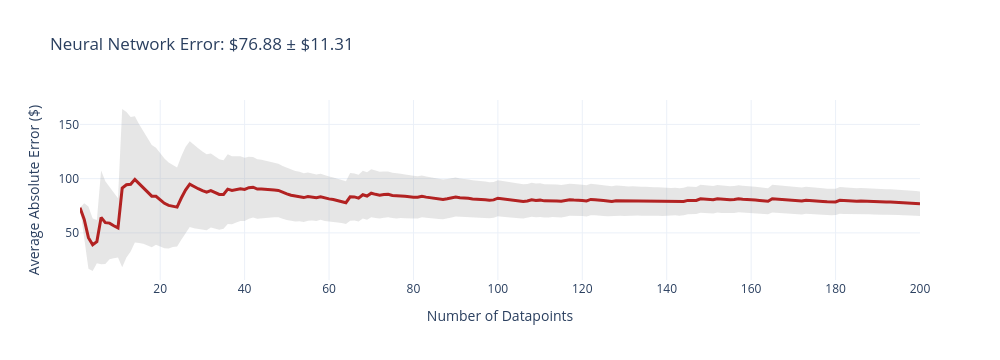
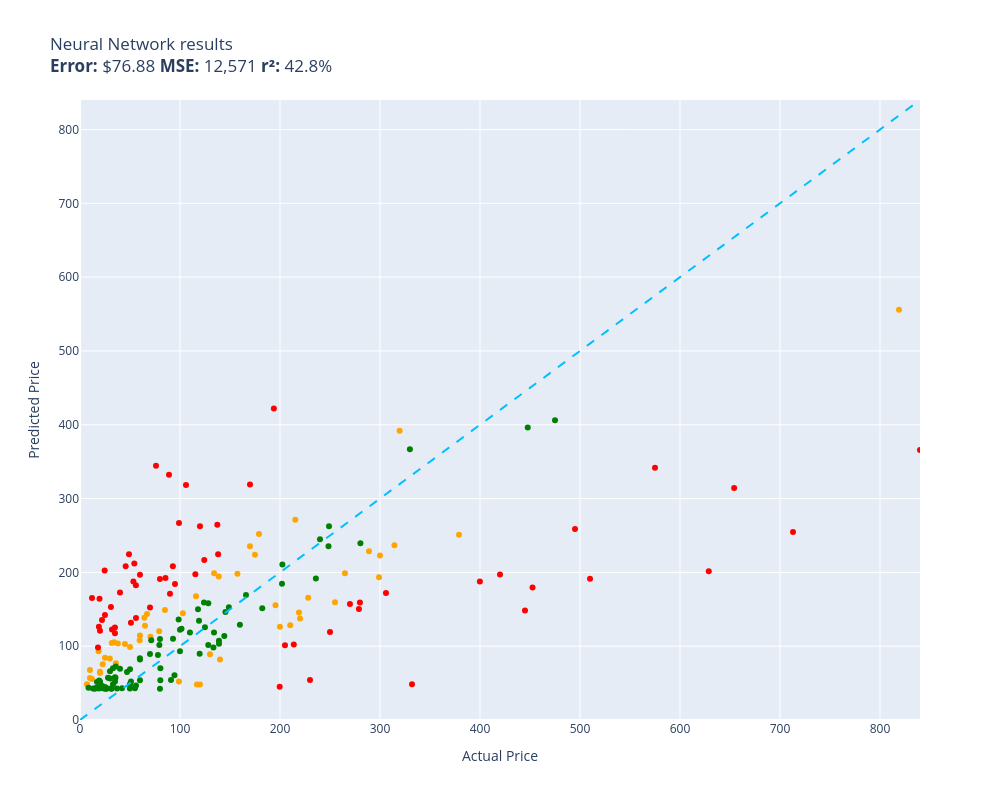

The code cell stored with these charts, in order, in its notebook:
### Code cell
evaluate(neural_network, test)

### Figure 1 — Plotly figure (JSON) as saved in the notebook; plotly's stock layout.template omitted (floating-point values rounded to 4 significant figures; data arrays with more than 128 entries replaced by an {"elided": "..."} marker saying what was removed)
{"data": [{"fill": "toself", "fillcolor": "rgba(128,128,128,0.2)", "hoverinfo": "skip", "line": {"color": "rgba(255,255,255,0)"}, "name": "95% CI", "showlegend": false, "type": "scatter", "x": {"elided": "400 int values"}, "y": {"elided": "400 float values"}}, {"customdata": {"elided": "200x1 float values"}, "hovertemplate": "n=%{x}<br>Avg Error=$%{y:,.2f}<br>±95% CI=$%{customdata[0]:,.2f}<extra></extra>", "line": {"color": "firebrick", "width": 3}, "mode": "lines", "name": "Cumulative Avg Error", "type": "scatter", "x": {"elided": "200 int values"}, "y": {"elided": "200 float values"}}], "layout": {"height": 360, "showlegend": false, "title": {"text": "Neural Network Error: $76.88 ± $11.31"}, "width": 1000, "xaxis": {"title": {"text": "Number of Datapoints"}}, "yaxis": {"title": {"text": "Average Absolute Error ($)"}}}}

### Figure 2 — Plotly figure (JSON) as saved in the notebook; plotly's stock layout.template omitted (floating-point values rounded to 4 significant figures)
{"data": [{"customdata": [["Old Blood Noise Excess V2 Distortion Cho...\nGuess=$145.79 Actual=$219.00"], ["telpo Headlight Assembly Fit For 15 Camr...\nGuess=$167.60 Actual=$115.99"], ["Stand for Raven Pro Document Scanner - P...\nGuess=$83.25 Actual=$29.85"], ["ACDelco GM Original Equipment FW339 Fron...\nGuess=$271.29 Actual=$215.33"], ["Metabo HPT 36V MultiVolt™ Cordless Rotar...\nGuess=$251.10 Actual=$379.00"], ["Panasonic KX-TG6511B DECT 6.0 PLUS Expan...\nGuess=$120.13 Actual=$79.20"], ["APS iBoard 6-inch Aluminum (Black Powder...\nGuess=$128.45 Actual=$210.23"], ["HK SYSTEMS 13\" Heavy Duty Black \"Push\" O...\nGuess=$148.88 Actual=$84.95"], ["SKB iSeries 3i-13096-6KP Case for BlackM...\nGuess=$223.92 Actual=$174.99"], ["10GBase-LR SFP+ Transceiver, Handar 10GB...\nGuess=$63.73 Actual=$19.99"], ["Canon EOS Rebel T7 Digital SLR Camera wi...\nGuess=$555.83 Actual=$819.00"], ["Evergreen HSHB2005 Cylinder Head Gasket ...\nGuess=$108.11 Actual=$59.69"], ["Southwire 120V/15A Right Angle User Atta...\nGuess=$103.66 Actual=$37.87"], ["Tidal Front + Rear Fender Flares 4PC Poc...\nGuess=$159.60 Actual=$254.99"], ["Dakota Alert MURS Alert Probe Sensor - M...\nGuess=$137.35 Actual=$219.99"], ["DALDED LED Light Kit for Lego Sonic Gree...\nGuess=$84.36 Actual=$24.99"], ["Baseball Backpacks Large 18 Inch Bookbag...\nGuess=$104.43 Actual=$31.77"], ["3D Tree Hole Branches 075 Stair Risers D...\nGuess=$88.93 Actual=$129.99"], ["Diversitech WG840585 Motor, (Ddb) 1/3Hp,...\nGuess=$198.96 Actual=$134.12"], ["Retevis RT68 Soft Earhook Walkie Talkie ...\nGuess=$48.56 Actual=$6.99"], ["Laisomeke Waterproof Junction Box, Unive...\nGuess=$55.70 Actual=$11.99"], ["Beck/Arnley 0421945 Air Filter\nGuess=$76.91 Actual=$35.87"], ["IQShield Screen Protector Compatible wit...\nGuess=$67.61 Actual=$9.95"], ["Neporal Full Spectrum Light Bulb, 6000K ...\nGuess=$93.29 Actual=$18.59"], ["Pidoko Kids Train Table, Grey with 90 Pc...\nGuess=$48.00 Actual=$119.97"], ["Marvel Legends Series X-Men 6-Inch Archa...\nGuess=$52.09 Actual=$98.95"], ["LEGO Marvel Avengers War Machine Buster ...\nGuess=$114.47 Actual=$59.95"], ["Pioneer 2AM401-BN Two Handle Kitchen Fau...\nGuess=$165.54 Actual=$228.22"], ["LSSAGOON Backpack for Women Teen Kids Gi...\nGuess=$105.38 Actual=$33.99"], ["Grey Pneumatic 1311SD Impact Socket Set\nGuess=$198.14 Actual=$157.43"], ["4pc Wheel Spacers Adapters 4\" (2inch Per...\nGuess=$47.95 Actual=$116.95"], ["Mikrotik RB3011UIAS-RM RouterBOARD 10xGi...\nGuess=$193.45 Actual=$299.00"], ["AC Compressor & A/C Kit For BMW 335i 335...\nGuess=$236.76 Actual=$314.41"], ["MXR Carbon Copy Deluxe Analog Delay Guit...\nGuess=$155.35 Actual=$195.50"], ["Chalkboard Name Badges with Magnetic Bac...\nGuess=$65.45 Actual=$19.95"], ["GENUINE VOLVO THERMOSTAT (3.0, 3.2) S60 ...\nGuess=$144.63 Actual=$102.85"], ["Pyle Wireless Rear View Backup Camera - ...\nGuess=$112.75 Actual=$70.45"], ["Universal Power Group 12V 100Ah Sealed L...\nGuess=$126.38 Actual=$199.99"], ["18 Inch White Undermount Kitchen Sink - ...\nGuess=$251.91 Actual=$179.00"], ["UPR Mach 1 Chin Spoiler Fits 94-98 Musta...\nGuess=$127.77 Actual=$64.99"], ["LCD Screen for Dell Inspiron 17R 17.3\" H...\nGuess=$138.68 Actual=$64.37"], ["200 ' feet True 14 Gauge AWG CCA Speaker...\nGuess=$102.85 Actual=$44.95"], ["APS iBoard (304 Stainless Steel Polished...\nGuess=$198.80 Actual=$264.95"], ["StonKraft Brass Chess Board Game Set wit...\nGuess=$81.95 Actual=$140.00"], ["Venom Power Terra Hunter R/T+ R/T All-Te...\nGuess=$391.86 Actual=$319.65"], ["Audio Techinca ATW-T1002 System 10 Handh...\nGuess=$228.79 Actual=$289.00"], ["Replacement Remote Control fit for Sony ...\nGuess=$56.94 Actual=$9.99"], ["Star Wars Die-Cast Metal TITANIUM Series...\nGuess=$75.66 Actual=$22.70"], ["HP Laserjet 2100 Laser Printer W/Test Pr...\nGuess=$223.03 Actual=$299.98"], ["Viola Bow 4/4 Full Size Carbon Fiber (Bl...\nGuess=$98.94 Actual=$49.99"], ["KZ ZS10 Pro in Ear Monitor Headphone KZ ...\nGuess=$143.69 Actual=$66.99"], ["Garmin 010-12402-10 GT15M-TM Transom-Mou...\nGuess=$194.34 Actual=$138.74"], ["Xiaomi Redmi 10 2022 NFC 4G LTE (128GB +...\nGuess=$235.26 Actual=$169.99"]], "hovertemplate": "%{customdata[0]}<extra></extra>", "legendgroup": "orange", "marker": {"color": "orange", "size": 6, "symbol": "circle"}, "mode": "markers", "name": "orange", "orientation": "v", "showlegend": true, "type": "scatter", "x": [219.0, 116.0, 29.85, 215.3, 379.0, 79.2, 210.2, 84.95, 175.0, 19.99, 819.0, 59.69, 37.87, 255.0, 220.0, 24.99, 31.77, 130.0, 134.1, 6.99, 11.99, 35.87, 9.95, 18.59, 120.0, 98.95, 59.95, 228.2, 33.99, 157.4, 117.0, 299.0, 314.4, 195.5, 19.95, 102.8, 70.45, 200.0, 179.0, 64.99, 64.37, 44.95, 264.9, 140.0, 319.6, 289.0, 9.99, 22.7, 300.0, 49.99, 66.99, 138.7, 170.0], "xaxis": "x", "y": [145.8, 167.6, 83.25, 271.3, 251.1, 120.1, 128.4, 148.9, 223.9, 63.73, 555.8, 108.1, 103.7, 159.6, 137.3, 84.36, 104.4, 88.93, 199.0, 48.56, 55.7, 76.91, 67.61, 93.29, 48.0, 52.09, 114.5, 165.5, 105.4, 198.1, 47.95, 193.5, 236.8, 155.4, 65.45, 144.6, 112.8, 126.4, 251.9, 127.8, 138.7, 102.9, 198.8, 81.95, 391.9, 228.8, 56.94, 75.66, 223.0, 98.94, 143.7, 194.3, 235.3], "yaxis": "y"}, {"customdata": [["NewPower99 Battery Kit for Samsung Galax...\nGuess=$43.06 Actual=$54.95"], ["EXMAX NG-10X Fresnel Lens Focusing Adapt...\nGuess=$89.58 Actual=$69.98"], ["SuppliesOutlet Compatible Toner Cartridg...\nGuess=$113.73 Actual=$144.29"], ["8544771 Dryer Heating Element, 279816 Th...\nGuess=$72.61 Actual=$35.74"], ["Pump Head TBVECHI 175PSI 4KW 5.5HP 21CFM...\nGuess=$366.78 Actual=$329.90"], ["LOVE MEI Galaxy S10 Lite Case, Military ...\nGuess=$69.99 Actual=$32.98"], ["GJY Portable TV,10.6 inch Mini TV for AT...\nGuess=$101.56 Actual=$79.36"], ["LD Products Compatible Toner Cartridge R...\nGuess=$68.62 Actual=$49.98"], ["PEMP E65 E66 CDC Simulate Optical Fiber ...\nGuess=$134.46 Actual=$119.00"], ["Intermatic PX300 12V 300W Transformer wi...\nGuess=$118.39 Actual=$134.00"], ["CORSAIR Dominator Platinum RGB 32GB (2x1...\nGuess=$159.29 Actual=$124.00"], ["June Garden 12\" Sweet Dolly Charlotte - ...\nGuess=$49.98 Actual=$19.99"], ["Aolemi Oil Rubbed Bronze Single Function...\nGuess=$136.31 Actual=$98.65"], ["Clementoni 39132.5 Jigsaw Puzzle 1,000 P...\nGuess=$42.49 Actual=$79.95"], ["GanFindX Portable Car Hand Controls for ...\nGuess=$129.09 Actual=$159.90"], ["KOMPUTERBAY 4GB 2X 2GB DDR2 1066MHz PC2-...\nGuess=$53.70 Actual=$80.34"], ["Mylites+ Standard Comic Book Mylar Sleev...\nGuess=$52.31 Actual=$34.99"], ["Wenger City Upgrade Laptop Backpack with...\nGuess=$146.28 Actual=$145.42"], ["AUTOFREE LED Tail Lights Assembly Compat...\nGuess=$184.55 Actual=$201.99"], ["Adams Check Payment and Deposit Register...\nGuess=$57.08 Actual=$35.49"], ["KOHLER 18865-CP Filtered Water Faucet, P...\nGuess=$406.19 Actual=$475.00"], ["Fjallraven, Kanken Laptop 15\" Backpack f...\nGuess=$89.83 Actual=$119.65"], ["Evan-Fischer Front Bumper Cover Compatib...\nGuess=$210.54 Actual=$202.38"], ["Sumerain S1339CM Double Handle Widesprea...\nGuess=$191.56 Actual=$235.86"], ["Webcem Solar Shed Light Outdoor Indoor, ...\nGuess=$87.96 Actual=$77.96"], ["Festool 492370 Platin 2 S1000 Grit 6-Inc...\nGuess=$54.21 Actual=$91.00"], ["Western Digital Enterprise RE4-GP 2TB SA...\nGuess=$118.70 Actual=$109.95"], ["VLAND LED Smoked Taillights Compatible F...\nGuess=$244.83 Actual=$239.99"], ["PM Auto Front Right Quick Complete Strut...\nGuess=$125.75 Actual=$124.94"], ["Tablet PC Cover Compatible with Lenovo T...\nGuess=$42.44 Actual=$31.61"], ["Miyaya@ Funny Animal Masks Collection fo...\nGuess=$51.35 Actual=$16.99"], ["Ultra Duster Canned Air Net 10 Oz 6-Pack\nGuess=$42.66 Actual=$49.90"], ["Liberty Imports 12 Pack: US Military Toy...\nGuess=$43.22 Actual=$16.98"], ["Ceramic Talavera Mexican Tile 4x4\", 9 Pi...\nGuess=$56.13 Actual=$29.95"], ["Intrepid International Dressage Letters-...\nGuess=$42.75 Actual=$26.99"], ["ANZO USA 111207 GMC SIERRA 99-06 / YUKON...\nGuess=$151.54 Actual=$182.28"], ["KUNN Small Electrician Tool Pouch Utilit...\nGuess=$45.04 Actual=$21.99"], ["iPhone 12/12 Pro Nicaragua Guardabarranc...\nGuess=$52.17 Actual=$19.97"], ["Replacement Remote Control for PANASONIC...\nGuess=$58.03 Actual=$34.95"], ["KS K-STORM Replacement Silicone Mushroom...\nGuess=$43.71 Actual=$8.50"], ["4LT LUMINETTE Vanity Opal GLS BSN\nGuess=$122.11 Actual=$99.99"], ["GE RPWF SmartWater Comparable Refrigerat...\nGuess=$42.76 Actual=$36.99"], ["Urth 62mm UV, Circular Polarizing (CPL),...\nGuess=$103.23 Actual=$139.00"], ["MGP Caliper Covers 39011SACURD Red Powde...\nGuess=$262.65 Actual=$249.00"], ["LSI Broadcom SAS 9300-8i 8-port 12Gb/s S...\nGuess=$149.91 Actual=$118.00"], ["NewFantasia Replacement Audio Cable with...\nGuess=$42.72 Actual=$31.00"], ["MONOCARBON Forged Carbon Fiber Case for ...\nGuess=$53.93 Actual=$59.99"], ["DuraGo 29515020 Front Hub Assembly\nGuess=$158.29 Actual=$128.34"], ["USB Charger, CIVIE High Speed 60W Multip...\nGuess=$43.33 Actual=$15.99"], ["Cardone 84-58642 New HEI Electronic Dist...\nGuess=$169.28 Actual=$165.99"], ["Hp Pavilion P7-1257c Motherboard Aahd3-h...\nGuess=$83.55 Actual=$59.86"], ["Kastar Battery Pack Replacement for Sony...\nGuess=$45.36 Actual=$19.99"], ["New Replacement seat cover fits Yamaha M...\nGuess=$107.34 Actual=$138.95"], ["Amana Tool - SC587 Carbide Tipped 3-Wing...\nGuess=$108.15 Actual=$71.23"], ["AZX Stylus Pencil for Apple iPad Pro 202...\nGuess=$65.95 Actual=$29.99"], ["Raspberry Pi 3 Model B+ Aluminum Case Me...\nGuess=$42.49 Actual=$14.99"], ["ROHL WSGUM3018WH Wire Sink Grids, White\nGuess=$101.64 Actual=$128.28"], ["Diversitech UC2436-3 Ultralite Condenser...\nGuess=$70.22 Actual=$80.39"], ["200 Couples Conversation Cards - Enjoy B...\nGuess=$48.35 Actual=$32.97"], ["The Puppet Company - Carpet-Unicorn, Whi...\nGuess=$42.66 Actual=$19.00"], ["KYX Racing Hardened Steel Center Drive S...\nGuess=$65.09 Actual=$46.99"], ["Baumgartens Sicurix Blank PVC ID Cards (...\nGuess=$53.49 Actual=$19.11"], ["OEM Samsung Remote Control Shipped with ...\nGuess=$46.68 Actual=$56.00"], ["Custom Engagement Logo Desk Embosser Sea...\nGuess=$47.38 Actual=$49.95"], ["520 Pieces Christmas Envelope Seal Stick...\nGuess=$42.84 Actual=$25.99"], ["LD Compatible Ink Cartridge Replacement ...\nGuess=$43.01 Actual=$41.99"], ["BestPricedDecals Wine A BIT, You'll Feel...\nGuess=$42.63 Actual=$12.98"], ["VATOS 4 Packs Bubble Machine Gun for Kid...\nGuess=$42.99 Actual=$22.88"], ["Steering Wheel, Carbon Fiber Automotive ...\nGuess=$396.33 Actual=$447.74"], ["BXYJY for Samsung Galaxy Z Fold 3 Case w...\nGuess=$48.79 Actual=$49.99"], ["VONADO Space Wars Colonial Viper MK1 Bui...\nGuess=$69.41 Actual=$39.99"], ["Disney Princess Sparkling Princess Sleep...\nGuess=$42.35 Actual=$24.95"], ["sabermaster TCG Playmat yugioh playmat T...\nGuess=$46.55 Actual=$21.99"], ["DuraGo BR5330 Front Vented Disc Brake Ro...\nGuess=$123.77 Actual=$101.51"], ["Vinyl Soft Top Roll-up Adjustable Truck ...\nGuess=$152.72 Actual=$148.88"], ["Glovion Music Stand Light, Clip On Piano...\nGuess=$57.35 Actual=$27.99"], ["Samsung DA97-07603B Freezer Ice Maker As...\nGuess=$110.20 Actual=$93.02"], ["Intex River Run Connect Lounge (Four)\nGuess=$60.76 Actual=$94.49"], ["Think Gizmos Build Your Own Robot Toys f...\nGuess=$44.62 Actual=$24.95"], ["PowerSport Front Rear Brakes and Rotors ...\nGuess=$235.44 Actual=$248.51"], ["Targus CityGear Durable Backpack, Black,...\nGuess=$98.07 Actual=$133.43"], ["Fender Hendrix Voodoo Child Coiled Instr...\nGuess=$81.83 Actual=$59.99"], ["W11130208 W10695459 Refrigerator LED Mod...\nGuess=$42.71 Actual=$26.59"], ["Fitness Center Gym Room Weight Train Dua...\nGuess=$93.15 Actual=$99.99"], ["MonMount Triple Monitor Stand Freestandi...\nGuess=$109.79 Actual=$79.99"], ["For Volvo C70 S70 V70 V40 S40 AC Compres...\nGuess=$239.34 Actual=$280.41"], ["Refresh NSF-53 Premium Replacement Refri...\nGuess=$52.24 Actual=$50.99"], ["NICKSTON Red Sparkling Glitter Slim Band...\nGuess=$43.46 Actual=$25.99"]], "hovertemplate": "%{customdata[0]}<extra></extra>", "legendgroup": "green", "marker": {"color": "green", "size": 6, "symbol": "circle"}, "mode": "markers", "name": "green", "orientation": "v", "showlegend": true, "type": "scatter", "x": [54.95, 69.98, 144.3, 35.74, 329.9, 32.98, 79.36, 49.98, 119.0, 134.0, 124.0, 19.99, 98.65, 79.95, 159.9, 80.34, 34.99, 145.4, 202.0, 35.49, 475.0, 119.7, 202.4, 235.9, 77.96, 91.0, 110.0, 240.0, 124.9, 31.61, 16.99, 49.9, 16.98, 29.95, 26.99, 182.3, 21.99, 19.97, 34.95, 8.5, 99.99, 36.99, 139.0, 249.0, 118.0, 31.0, 59.99, 128.3, 15.99, 166.0, 59.86, 19.99, 138.9, 71.23, 29.99, 14.99, 128.3, 80.39, 32.97, 19.0, 46.99, 19.11, 56.0, 49.95, 25.99, 41.99, 12.98, 22.88, 447.7, 49.99, 39.99, 24.95, 21.99, 101.5, 148.9, 27.99, 93.02, 94.49, 24.95, 248.5, 133.4, 59.99, 26.59, 99.99, 79.99, 280.4, 50.99, 25.99], "xaxis": "x", "y": [43.06, 89.58, 113.7, 72.61, 366.8, 69.99, 101.6, 68.62, 134.5, 118.4, 159.3, 49.98, 136.3, 42.49, 129.1, 53.7, 52.31, 146.3, 184.6, 57.08, 406.2, 89.83, 210.5, 191.6, 87.96, 54.21, 118.7, 244.8, 125.8, 42.44, 51.35, 42.66, 43.22, 56.13, 42.75, 151.5, 45.04, 52.17, 58.03, 43.71, 122.1, 42.76, 103.2, 262.6, 149.9, 42.72, 53.93, 158.3, 43.33, 169.3, 83.55, 45.36, 107.3, 108.2, 65.95, 42.49, 101.6, 70.22, 48.35, 42.66, 65.09, 53.49, 46.68, 47.38, 42.84, 43.01, 42.63, 42.99, 396.3, 48.79, 69.41, 42.35, 46.55, 123.8, 152.7, 57.35, 110.2, 60.76, 44.62, 235.4, 98.07, 81.83, 42.71, 93.15, 109.8, 239.3, 52.24, 43.46], "yaxis": "y"}, {"customdata": [["RBC12-UPC Replacement Battery Cartridge ...\nGuess=$54.17 Actual=$229.99"], ["Bam France 2002XL Contoured Hightech Bla...\nGuess=$254.75 Actual=$713.00"], ["46mm Digital Pro High-Resolution Close-U...\nGuess=$121.04 Actual=$19.99"], ["Innovative Percussion CB-6 Chamois Bass ...\nGuess=$211.95 Actual=$54.32"], ["Bam Trekking 3027SB Single Black Clarine...\nGuess=$48.53 Actual=$332.00"], ["DEWALT 20V MAX* XR Impact Driver with Bl...\nGuess=$179.54 Actual=$452.53"], ["Mini PC, Kinupute Desktop Computer E3-12...\nGuess=$258.68 Actual=$495.00"], ["Deco Mount Pro Tripod Microphone Stand w...\nGuess=$196.85 Actual=$59.95"], ["Scranton & Co 3 Drawer Mobile File Cabin...\nGuess=$197.43 Actual=$115.35"], ["Task T24287 Roman Ogee Router Bit with 1...\nGuess=$182.72 Actual=$55.88"], ["Travelpro Platinum Elite Slim Business L...\nGuess=$102.24 Actual=$213.83"], ["JRready ST6313 DT Deutsch Connector Kit,...\nGuess=$45.16 Actual=$199.68"], ["15\" Locking Shower Head Extension Arm in...\nGuess=$190.99 Actual=$79.95"], ["152MM Hole Saws M42 Bi-Metal High Speed ...\nGuess=$98.11 Actual=$17.99"], ["Projector, CRAZVIEW Projector with WiFi ...\nGuess=$187.58 Actual=$53.40"], ["MC: Pindicator (Dual Intensity Amber)\nGuess=$172.69 Actual=$40.00"], ["Poison Spyder 10-08-020 Rocker Knocker\nGuess=$201.64 Actual=$628.76"], ["DIMARZIO 204284 DP 163FBK Blues Bucker G...\nGuess=$171.15 Actual=$89.99"], ["Lighted Triangle Mirror Cabinet Bathroom...\nGuess=$148.37 Actual=$445.00"], ["BESTILL Wall Mounted Shower Faucet Set, ...\nGuess=$344.52 Actual=$76.00"], ["Trail Gear Twin Stick Kit for Top Shift ...\nGuess=$159.15 Actual=$279.92"], ["Engine Thermostat, Replace 19301-PAA-306...\nGuess=$126.25 Actual=$18.89"], ["Dell Optiplex 390 Desktop Computer i3 3....\nGuess=$216.79 Actual=$124.27"], ["Satco S9596, 4 Count (Pack of 1), 4.18\nGuess=$165.39 Actual=$12.00"], ["Kingston Brass KS269SN Kingston Clawfoot...\nGuess=$172.23 Actual=$305.99"], ["EMART Photography C Stand with Boom Arm,...\nGuess=$262.54 Actual=$119.99"], ["KOHLER K-1185540-CP Assembly-Slider\nGuess=$208.45 Actual=$45.67"], ["Trim Kit for 2-handle Shower & Tub Valve...\nGuess=$184.11 Actual=$94.99"], ["Aeromotive 13304 Regulator, X1 Adjustabl...\nGuess=$157.30 Actual=$269.95"], ["Walker Exhaust Ultra EPA 16478 Direct Fi...\nGuess=$341.67 Actual=$574.99"], ["Royal Designs, Inc. Decorative Abundant ...\nGuess=$142.31 Actual=$24.95"], ["Canon Sure Shot 90u 35mm Date Camera\nGuess=$187.58 Actual=$399.89"], ["Wilkinson LOW GAUSS Vintage Tone Strat S...\nGuess=$153.25 Actual=$30.93"], ["Ibanez M510OVS Acoustic Mandolin in Vint...\nGuess=$319.15 Actual=$169.99"], ["Berta (6 Pieces) 1-1/4 inch Overlay, 90 ...\nGuess=$202.41 Actual=$24.66"], ["Linkloos Solar Street Lights Outdoor Wat...\nGuess=$138.34 Actual=$55.99"], ["CradlePoint Compact Broadband Router (CB...\nGuess=$332.34 Actual=$89.00"], ["Auertech Portable Washing Machine, 14lbs...\nGuess=$267.07 Actual=$98.99"], ["Evan Fischer Radiator Cooling Fan Assemb...\nGuess=$264.43 Actual=$137.34"], ["ECCPP Power Steering Pump for 2009-2010 ...\nGuess=$192.38 Actual=$85.48"], ["SP Air Corporation SP-8102BU 1/4-Inch He...\nGuess=$101.28 Actual=$204.99"], ["Skullcandy Hesh Evo Bluetooth Headphones...\nGuess=$152.34 Actual=$69.99"], ["ASUS VY279HE-W 27” 1080P Monitor - White...\nGuess=$224.48 Actual=$138.10"], ["Music Hall pa15.3 MM/MC Phono Preamplifi...\nGuess=$119.20 Actual=$250.00"], ["Lorell Bell Chair Glide, 2.5\", Black\nGuess=$164.25 Actual=$19.50"], ["4 Inches Rolled Muffler Tip Catback Exha...\nGuess=$422.02 Actual=$193.88"], ["CTLAMP XL-2100 Professional Quality XL-2...\nGuess=$122.61 Actual=$32.00"], ["Competition Clutch Disc and Pressure Pla...\nGuess=$191.39 Actual=$510.00"], ["KUNFINE Android Radio CarPlay & Android ...\nGuess=$318.22 Actual=$106.00"], ["VIPMOTOZ Sequential Turn Signal Premium ...\nGuess=$150.48 Actual=$278.94"], ["A-Premium Front Suspension Steering Knuc...\nGuess=$224.63 Actual=$48.99"], ["Dell XPS 13 9343-2727SLV 13.3\" Full HD S...\nGuess=$365.79 Actual=$839.99"], ["Pacific Drums PDCM1618TTRB 16 x 18 Inche...\nGuess=$197.22 Actual=$419.99"], ["Blanco 230966 Valea Stainless Steel Sink...\nGuess=$208.34 Actual=$92.88"], ["Empava 24\" Single Wall Ovens 10 Cooking ...\nGuess=$314.38 Actual=$654.14"], ["VTech Strum and Jam Kidi Musical Guitar ...\nGuess=$135.49 Actual=$21.99"], ["Jada Toys Ryan's World Combo Panda Airli...\nGuess=$125.43 Actual=$34.94"], ["Pyle 2x120 Watt Home Audio Speaker Power...\nGuess=$131.88 Actual=$50.92"], ["STICKGOO Peel and Stick Backsplash for K...\nGuess=$117.65 Actual=$34.99"]], "hovertemplate": "%{customdata[0]}<extra></extra>", "legendgroup": "red", "marker": {"color": "red", "size": 6, "symbol": "circle"}, "mode": "markers", "name": "red", "orientation": "v", "showlegend": true, "type": "scatter", "x": [230.0, 713.0, 19.99, 54.32, 332.0, 452.5, 495.0, 59.95, 115.3, 55.88, 213.8, 199.7, 79.95, 17.99, 53.4, 40.0, 628.8, 89.99, 445.0, 76.0, 279.9, 18.89, 124.3, 12.0, 306.0, 120.0, 45.67, 94.99, 269.9, 575.0, 24.95, 399.9, 30.93, 170.0, 24.66, 55.99, 89.0, 98.99, 137.3, 85.48, 205.0, 69.99, 138.1, 250.0, 19.5, 193.9, 32.0, 510.0, 106.0, 278.9, 48.99, 840.0, 420.0, 92.88, 654.1, 21.99, 34.94, 50.92, 34.99], "xaxis": "x", "y": [54.17, 254.8, 121.0, 211.9, 48.53, 179.5, 258.7, 196.8, 197.4, 182.7, 102.2, 45.16, 191.0, 98.11, 187.6, 172.7, 201.6, 171.2, 148.4, 344.5, 159.2, 126.2, 216.8, 165.4, 172.2, 262.5, 208.5, 184.1, 157.3, 341.7, 142.3, 187.6, 153.2, 319.2, 202.4, 138.3, 332.3, 267.1, 264.4, 192.4, 101.3, 152.3, 224.5, 119.2, 164.3, 422.0, 122.6, 191.4, 318.2, 150.5, 224.6, 365.8, 197.2, 208.3, 314.4, 135.5, 125.4, 131.9, 117.6], "yaxis": "y"}, {"hoverinfo": "skip", "line": {"color": "deepskyblue", "dash": "dash", "width": 2}, "mode": "lines", "name": "y = x", "showlegend": false, "type": "scatter", "x": [0, 840.0], "y": [0, 840.0]}], "layout": {"height": 800, "legend": {"title": {"text": "color"}, "tracegroupgap": 0}, "showlegend": false, "title": {"text": "Neural Network results<br><b>Error:</b> $76.88 <b>MSE:</b> 12,571 <b>r²:</b> 42.8%"}, "width": 1000, "xaxis": {"anchor": "y", "domain": [0, 1], "range": [0, 840.0], "title": {"text": "Actual Price"}}, "yaxis": {"anchor": "x", "domain": [0, 1], "range": [0, 840.0], "title": {"text": "Predicted Price"}}}}
